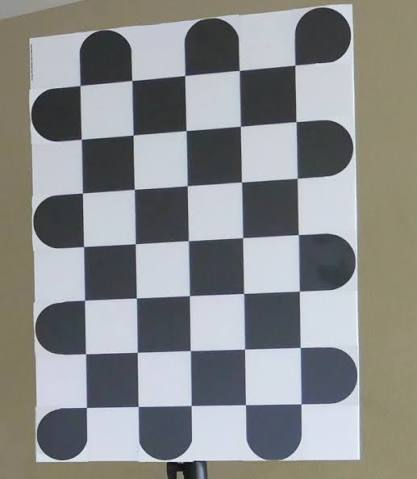
#> input picture Lab5/assets/chess2.jpg, 417 x 479 px
$ jupyter execute harris2.ipynb
#> lines starting #> are read from the running program, lines starting #| are printed output that depends on the picture; after the words box and inside, x2 and y2 are one past the last pixel; in counts of white or black regions, pixels touching at a corner belong together
[cell 1]
import cv2
import numpy as np
import matplotlib.pyplot as plt


# ============================================================
# FUNCTION: Apply Harris Corner Detection
# ============================================================

def harris_corner_detection(
    image,
    block_size=2,
    ksize=3,
    k=0.04,
    threshold_ratio=0.01
):
    """
    Apply Harris Corner Detection and return:
    - original image with detected corners
    - Harris response
    - number of strong response pixels
    """

    # Convert to grayscale
    gray = cv2.cvtColor(
        image,
        cv2.COLOR_BGR2GRAY
    )

    # Harris requires float32
    gray = np.float32(gray)

    # Harris Corner Detection
    dst = cv2.cornerHarris(
        gray,
        blockSize=block_size,
        ksize=ksize,
        k=k
    )

    # Dilate responses for display
    dst = cv2.dilate(
        dst,
        None
    )

    # Create result image
    result = image.copy()

    # Threshold
    threshold = (
        threshold_ratio * dst.max()
    )

    # Create corner mask
    corner_mask = (
        dst > threshold
    )

    # Mark detected corners in red
    result[corner_mask] = [0, 0, 255]

    # Count strong Harris response pixels
    number_of_response_pixels = np.count_nonzero(
        corner_mask
    )

    return (
        result,
        dst,
        number_of_response_pixels
    )


# ============================================================
# DEFAULT PARAMETERS
# ============================================================

BLOCK_SIZE = 2
KSIZE = 3
K = 0.04
THRESHOLD_RATIO = 0.01


# ============================================================
# BASIC HARRIS CORNER DETECTION
# ============================================================

print("BASIC HARRIS CORNER DETECTION")


# Read image
img = cv2.imread(
    "assets/chess2.jpg"
)
#> img is the input picture: shape (479, 417, 3); mean B, G, R 139.5, 139.9, 138.2

if img is None:
    raise FileNotFoundError(
        "building.jpg could not be found."
    )


# Apply Harris Corner Detection
result, dst, count = harris_corner_detection(
    img,
    block_size=BLOCK_SIZE,
    ksize=KSIZE,
    k=K,
    threshold_ratio=THRESHOLD_RATIO
)
#> in harris_corner_detection, `threshold = ( threshold_ratio * dst.max() )`: threshold = 202486.6
#> in harris_corner_detection, `corner_mask = ( dst > threshold )`:
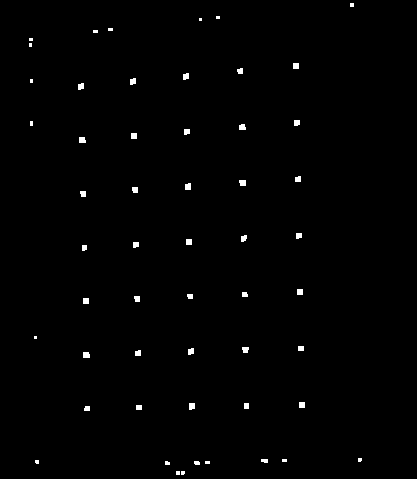
#> corner_mask: shape (479, 417) bool; 0.74% white; 54 white regions (17 under 20 px), largest, box (x1, y1, x2, y2) and area: (83, 352, 90, 358) 40, (79, 137, 86, 143) 39, (239, 180, 246, 186) 39
#> in harris_corner_detection, `result[corner_mask] = [0, 0, 255]`: result: shape (479, 417, 3); 0.74% of pixels changed, all inside (x1, y1, x2, y2) = (29, 3, 362, 475)
#> in harris_corner_detection, `number_of_response_pixels = np.count_nonzero( corner_mask )`: number_of_response_pixels = 1478
#> count = 1478


# Convert for Matplotlib
result_rgb = cv2.cvtColor(
    result,
    cv2.COLOR_BGR2RGB
)


# Display
plt.figure(
    figsize=(10, 6)
)

plt.imshow(
    result_rgb
)

plt.title(
    "Harris Corner Detection"
)

plt.axis(
    "off"
)

plt.show()


print(
    "Strong Harris response pixels:",
    count
)
#| Strong Harris response pixels: 1478


# ============================================================
# TASK 11 - COMPARE TWO DIFFERENT IMAGES
# ============================================================

print(
    "\nTASK 11 - Compare Two Different Images"
)


# Image A
image_a = cv2.imread(
    "assets/chess2.jpg"
)


# Image B
image_b = cv2.imread(
    "assets/corridor.jpg"
)
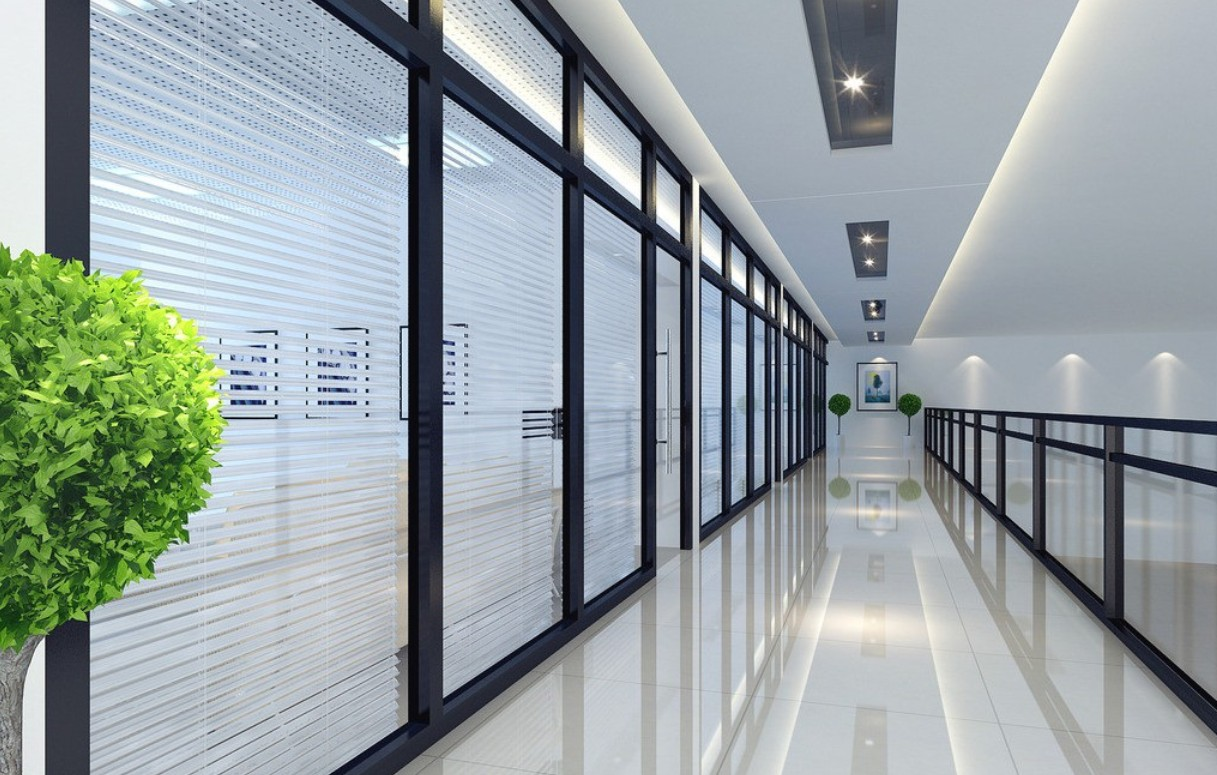
#> input picture Lab5/assets/corridor.jpg, 1217 x 775 px
#> image_b is the input picture: shape (775, 1217, 3); mean B, G, R 162.3, 161, 150.7


if image_a is None:
    raise FileNotFoundError(
        "building.jpg could not be found."
    )


if image_b is None:
    raise FileNotFoundError(
        "chessboard.jpg could not be found."
    )


# Apply same Harris parameters to both images
result_a, dst_a, count_a = harris_corner_detection(
    image_a,
    BLOCK_SIZE,
    KSIZE,
    K,
    THRESHOLD_RATIO
)
#> count_a = 1478

result_b, dst_b, count_b = harris_corner_detection(
    image_b,
    BLOCK_SIZE,
    KSIZE,
    K,
    THRESHOLD_RATIO
)
#> call 3 of harris_corner_detection, with block_size = 2, ksize = 3, k = 0.04, threshold_ratio = 0.01
#> in harris_corner_detection (call 3), `dst = cv2.dilate( dst, None )`:
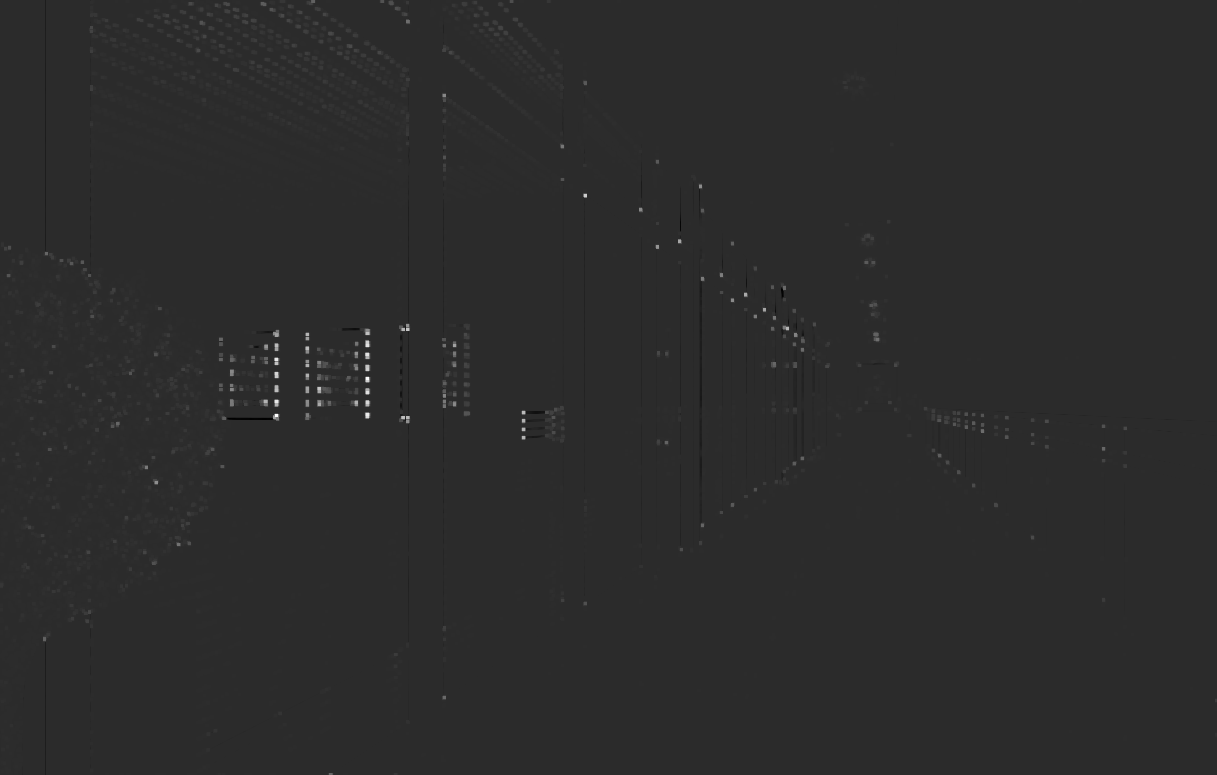
#> dst: shape (775, 1217) float32; min -17256860, max 82911936, mean 167927.7; drawn with min black and max white
#> in harris_corner_detection (call 3), `threshold = ( threshold_ratio * dst.max() )`: threshold = 829119.4
#> in harris_corner_detection (call 3), `corner_mask = ( dst > threshold )`:
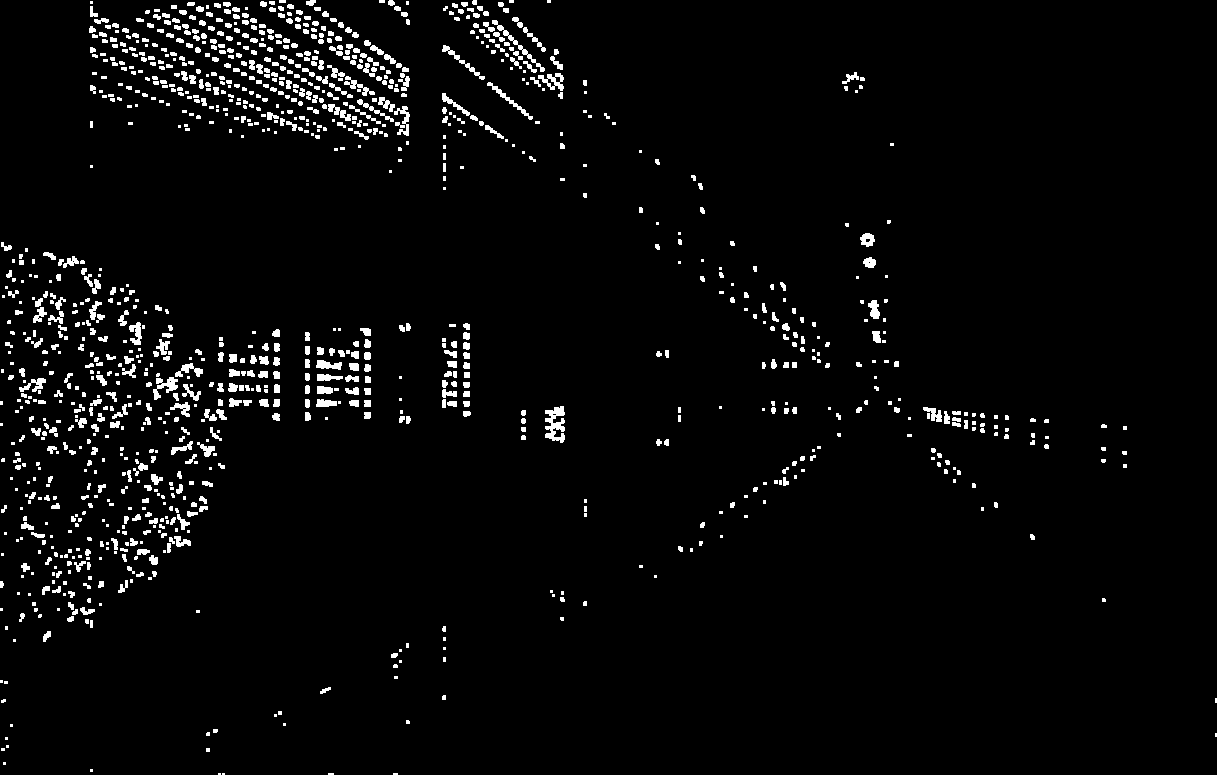
#> corner_mask: shape (775, 1217) bool; 3.5% white; 1170 white regions (541 under 20 px), largest, box (x1, y1, x2, y2) and area: (545, 406, 565, 443) 453, (492, 20, 545, 72) 274, (153, 377, 178, 400) 259
#> in harris_corner_detection (call 3), `result[corner_mask] = [0, 0, 255]`: result: shape (775, 1217, 3); 3.47% of pixels changed, all inside (x1, y1, x2, y2) = (0, 0, 1217, 775)
#> in harris_corner_detection (call 3), `number_of_response_pixels = np.count_nonzero( corner_mask )`: number_of_response_pixels = 32755
#> count_b = 32755


# Convert to RGB
result_a_rgb = cv2.cvtColor(
    result_a,
    cv2.COLOR_BGR2RGB
)

result_b_rgb = cv2.cvtColor(
    result_b,
    cv2.COLOR_BGR2RGB
)


# Display comparison
plt.figure(
    figsize=(14, 6)
)


plt.subplot(
    1,
    2,
    1
)

plt.imshow(
    result_a_rgb
)

plt.title(
    f"Image A - Building\n"
    f"Response Pixels = {count_a}"
)

plt.axis(
    "off"
)


plt.subplot(
    1,
    2,
    2
)

plt.imshow(
    result_b_rgb
)

plt.title(
    f"Image B - Chessboard\n"
    f"Response Pixels = {count_b}"
)

plt.axis(
    "off"
)


plt.tight_layout()
plt.show()


print(
    "Image A response pixels:",
    count_a
)
#| Image A response pixels: 1478

print(
    "Image B response pixels:",
    count_b
)
#| Image B response pixels: 32755


# ============================================================
# TASK 12 - ROTATION EXPERIMENT
# ============================================================

print(
    "\nTASK 12 - Rotation Experiment"
)


# Get image dimensions
height, width = img.shape[:2]
#> height = 479; width = 417


# Centre of image
center = (
    width // 2,
    height // 2
)
#> center = (208, 239)


# Rotation angle
angle = 45


# Create rotation matrix
rotation_matrix = cv2.getRotationMatrix2D(
    center,
    angle,
    1.0
)


# Rotate image
rotated_image = cv2.warpAffine(
    img,
    rotation_matrix,
    (width, height)
)


# Apply Harris to original image
original_result, _, original_count = harris_corner_detection(
    img,
    BLOCK_SIZE,
    KSIZE,
    K,
    THRESHOLD_RATIO
)
#> original_count = 1478


# Apply Harris to rotated image
rotated_result, _, rotated_count = harris_corner_detection(
    rotated_image,
    BLOCK_SIZE,
    KSIZE,
    K,
    THRESHOLD_RATIO
)
#> in harris_corner_detection (call 5), `dst = cv2.dilate( dst, None )`:
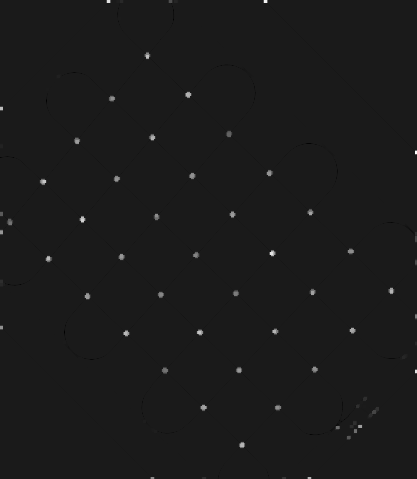
#> dst: shape (479, 417) float32; min -1870960.2, max 16145003, mean 44097.8; drawn with min black and max white
#> in harris_corner_detection (call 5), `threshold = ( threshold_ratio * dst.max() )`: threshold = 161450
#> in harris_corner_detection (call 5), `corner_mask = ( dst > threshold )`: corner_mask: shape (479, 417) bool; 1% white; 64 white regions (20 under 20 px), largest, box (x1, y1, x2, y2) and area: (349, 421, 363, 434) 81, (368, 407, 379, 419) 56, (235, 366, 243, 374) 47
#> in harris_corner_detection (call 5), `result[corner_mask] = [0, 0, 255]`:
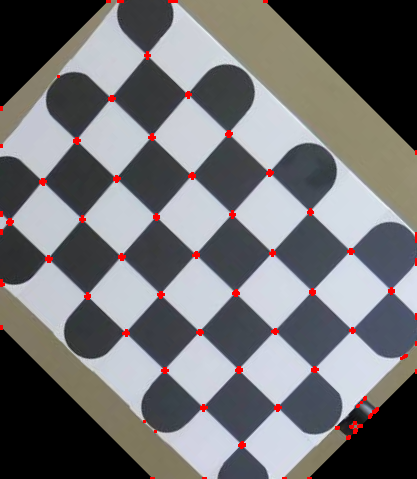
#> result: shape (479, 417, 3); mean B, G, R 115.7, 113.5, 113.9
#> in harris_corner_detection (call 5), `number_of_response_pixels = np.count_nonzero( corner_mask )`: number_of_response_pixels = 2052
#> rotated_count = 2052


# Convert to RGB
original_result_rgb = cv2.cvtColor(
    original_result,
    cv2.COLOR_BGR2RGB
)

rotated_result_rgb = cv2.cvtColor(
    rotated_result,
    cv2.COLOR_BGR2RGB
)


# Display comparison
plt.figure(
    figsize=(14, 6)
)


plt.subplot(
    1,
    2,
    1
)

plt.imshow(
    original_result_rgb
)

plt.title(
    f"Original Image\n"
    f"Response Pixels = {original_count}"
)

plt.axis(
    "off"
)


plt.subplot(
    1,
    2,
    2
)

plt.imshow(
    rotated_result_rgb
)

plt.title(
    f"Rotated Image ({angle} degrees)\n"
    f"Response Pixels = {rotated_count}"
)

plt.axis(
    "off"
)


plt.tight_layout()
plt.show()


print(
    "Original response pixels:",
    original_count
)
#| Original response pixels: 1478

print(
    "Rotated response pixels:",
    rotated_count
)
#| Rotated response pixels: 2052


# ============================================================
# TASK 13 - SCALE EXPERIMENT
# ============================================================

print(
    "\nTASK 13 - Scale Experiment"
)


# Resize image to 50%
scaled_image = cv2.resize(
    img,
    None,
    fx=0.5,
    fy=0.5,
    interpolation=cv2.INTER_AREA
)


# Apply Harris Corner Detection
scaled_result, _, scaled_count = harris_corner_detection(
    scaled_image,
    BLOCK_SIZE,
    KSIZE,
    K,
    THRESHOLD_RATIO
)
#> in harris_corner_detection (call 6), `dst = cv2.dilate( dst, None )`:
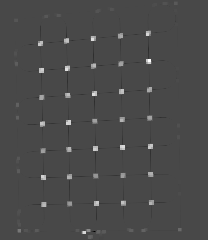
#> dst: shape (240, 208) float32; min -9942764, max 25005776, mean 229218.4; drawn with min black and max white
#> in harris_corner_detection (call 6), `threshold = ( threshold_ratio * dst.max() )`: threshold = 250057.8
#> in harris_corner_detection (call 6), `corner_mask = ( dst > threshold )`: corner_mask: shape (240, 208) bool; 3.5% white; 67 white regions (13 under 20 px), largest, box (x1, y1, x2, y2) and area: (96, 230, 106, 236) 44, (38, 40, 44, 47) 36, (118, 61, 124, 67) 36
#> in harris_corner_detection (call 6), `result[corner_mask] = [0, 0, 255]`:
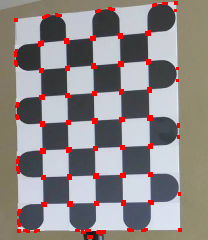
#> result: shape (240, 208, 3); mean B, G, R 134.4, 135, 142.3
#> in harris_corner_detection (call 6), `number_of_response_pixels = np.count_nonzero( corner_mask )`: number_of_response_pixels = 1729
#> scaled_count = 1729


# Convert to RGB
scaled_result_rgb = cv2.cvtColor(
    scaled_result,
    cv2.COLOR_BGR2RGB
)


# Display
plt.figure(
    figsize=(14, 6)
)


plt.subplot(
    1,
    2,
    1
)

plt.imshow(
    original_result_rgb
)

plt.title(
    f"Original Image\n"
    f"Response Pixels = {original_count}"
)

plt.axis(
    "off"
)


plt.subplot(
    1,
    2,
    2
)

plt.imshow(
    scaled_result_rgb
)

plt.title(
    f"Scaled Image (50%)\n"
    f"Response Pixels = {scaled_count}"
)

plt.axis(
    "off"
)


plt.tight_layout()
plt.show()


print(
    "Original response pixels:",
    original_count
)
#| Original response pixels: 1478

print(
    "Scaled response pixels:",
    scaled_count
)
#| Scaled response pixels: 1729


# ============================================================
# OPTIONAL SECOND SCALE EXPERIMENT
# ============================================================

print(
    "\nAdditional Scale Test"
)


# Enlarge image to 150%
scaled_large = cv2.resize(
    img,
    None,
    fx=1.5,
    fy=1.5,
    interpolation=cv2.INTER_LINEAR
)


scaled_large_result, _, scaled_large_count = (
    harris_corner_detection(
        scaled_large,
        BLOCK_SIZE,
        KSIZE,
        K,
        THRESHOLD_RATIO
    )
)
#> in harris_corner_detection (call 7), `dst = cv2.cornerHarris( gray, blockSize=block_size, ksize=ksize, k=k )`:
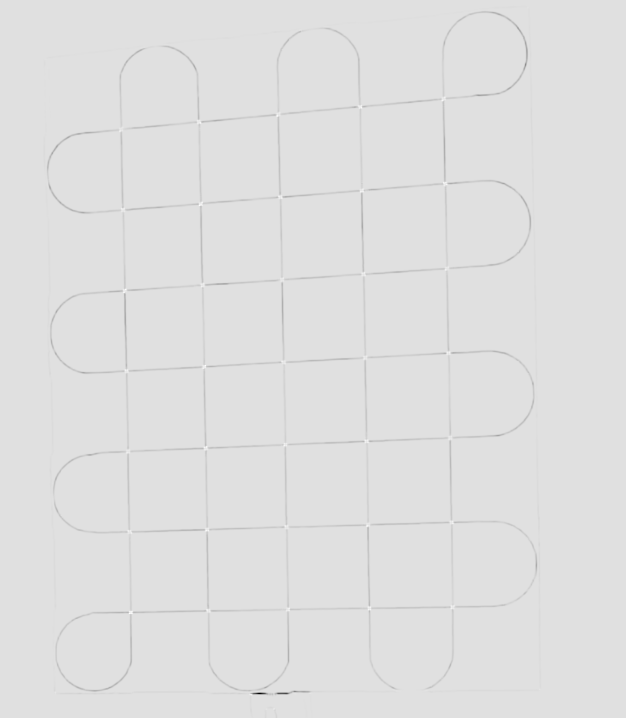
#> dst: shape (718, 626) float32; min -27792966, max 3788356, mean -91661.7; drawn with min black and max white
#> in harris_corner_detection (call 7), `threshold = ( threshold_ratio * dst.max() )`: threshold = 37883.6
#> in harris_corner_detection (call 7), `corner_mask = ( dst > threshold )`: corner_mask: shape (718, 626) bool; 0.51% white; 63 white regions (16 under 20 px), largest, box (x1, y1, x2, y2) and area: (362, 436, 370, 445) 61, (438, 95, 447, 103) 58, (126, 528, 134, 536) 58
#> in harris_corner_detection (call 7), `result[corner_mask] = [0, 0, 255]`:
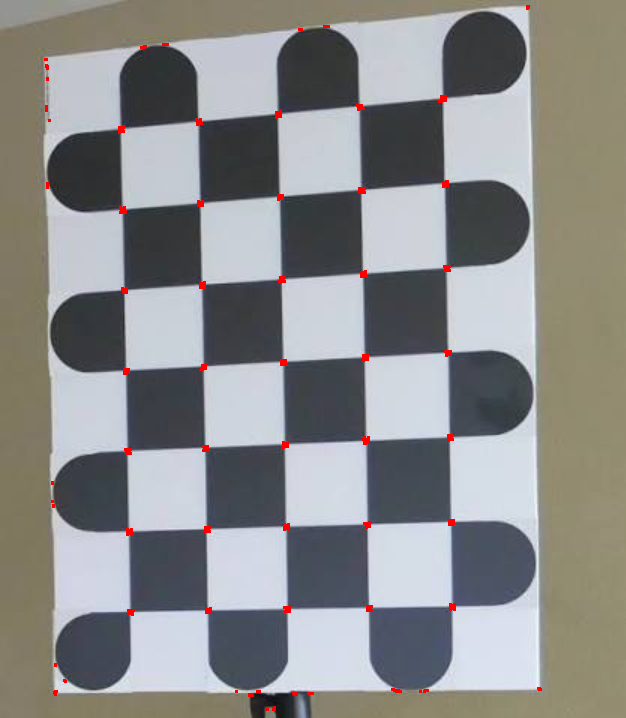
#> result: shape (718, 626, 3); mean B, G, R 138.7, 139.1, 138.8
#> in harris_corner_detection (call 7), `number_of_response_pixels = np.count_nonzero( corner_mask )`: number_of_response_pixels = 2280
#> scaled_large_count = 2280


scaled_large_rgb = cv2.cvtColor(
    scaled_large_result,
    cv2.COLOR_BGR2RGB
)


plt.figure(
    figsize=(10, 6)
)

plt.imshow(
    scaled_large_rgb
)

plt.title(
    f"Scaled Image (150%)\n"
    f"Response Pixels = {scaled_large_count}"
)

plt.axis(
    "off"
)

plt.show()


# ============================================================
# FINAL SUMMARY
# ============================================================

print(
    "\n============================================"
)

print(
    "SUMMARY"
)

print(
    "============================================"
)


print(
    "Original image response pixels:",
    original_count
)
#| Original image response pixels: 1478

print(
    "Rotated image response pixels:",
    rotated_count
)
#| Rotated image response pixels: 2052

print(
    "Scaled 50% response pixels:",
    scaled_count
)
#| Scaled 50% response pixels: 1729

print(
    "Scaled 150% response pixels:",
    scaled_large_count
)
#| Scaled 150% response pixels: 2280


print(
    "\nTask 11:"
)

print(
    "Different images produce different Harris responses,"
)

print(
    "even when identical detector parameters are used."
)


print(
    "\nTask 12:"
)

print(
    "Harris Corner Detection is generally robust to rotation."
)


print(
    "\nTask 13:"
)

print(
    "Harris Corner Detection is NOT scale invariant."
)

print(
    "Changing the image size may change which corners are detected."
)


print(
    "\nProgram completed successfully."
)
